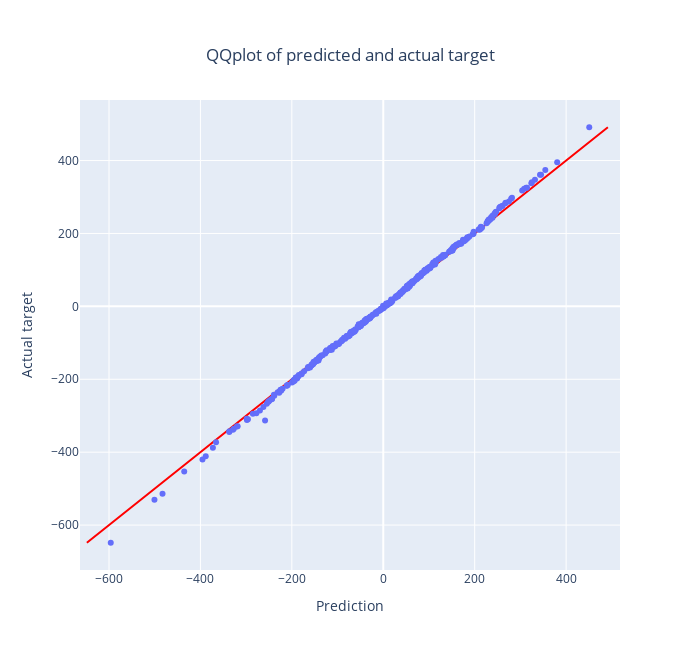

Here is the notebook cell this chart was saved with:
### Code cell
gcobra.draw_learning_curve(y_test=y_test, fig_type='qq')

### Figure 1 — Plotly figure (JSON) as saved in the notebook; plotly's stock layout.template omitted (floating-point values rounded to 4 significant figures; data arrays with more than 128 entries replaced by an {"elided": "..."} marker saying what was removed)
{"data": [{"hovertemplate": "y_test=%{y}<extra></extra>", "legendgroup": "", "line": {"color": "red", "dash": "solid"}, "marker": {"symbol": "circle"}, "mode": "lines", "name": "", "orientation": "v", "showlegend": false, "type": "scatter", "x": {"elided": "400 float values"}, "xaxis": "x", "y": {"elided": "400 float values"}, "yaxis": "y"}, {"hovertemplate": "y_pred=%{x}<br>y_test=%{y}<extra></extra>", "legendgroup": "", "marker": {"color": "#636efa", "symbol": "circle"}, "mode": "markers", "name": "", "orientation": "v", "showlegend": false, "type": "scatter", "x": {"elided": "400 float values"}, "xaxis": "x", "y": {"elided": "400 float values"}, "yaxis": "y"}], "layout": {"height": 650, "title": {"text": "QQplot of predicted and actual target", "x": 0.5, "y": 0.925}, "width": 700, "xaxis": {"title": {"text": "Prediction"}}, "yaxis": {"title": {"text": "Actual target"}}}}
